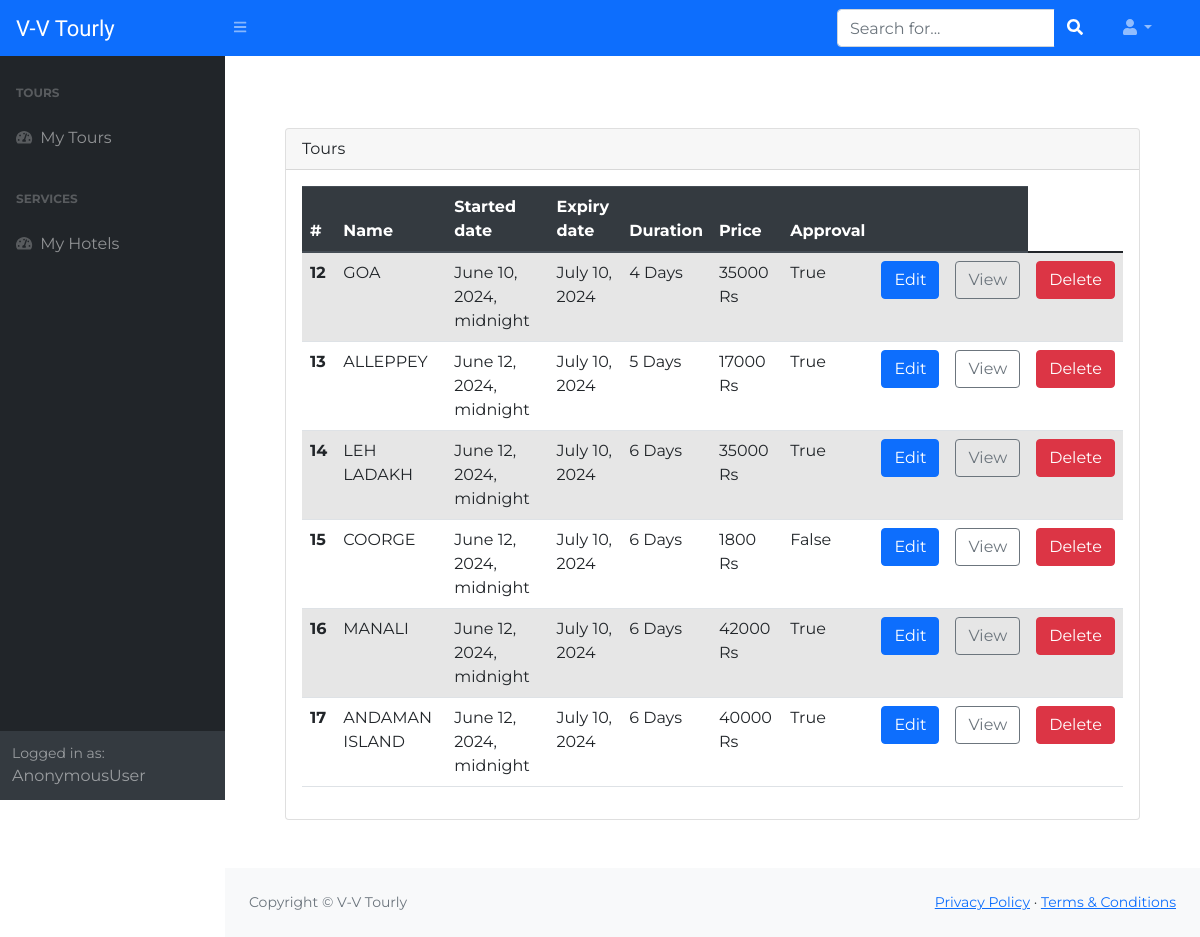
/tours_list, run on the app's committed database.
### web_tech_django/apps/blog/models.py (models this page shows, shortened)
class Tour(models.Model):
    name = models.CharField('Tour name', max_length=60)
    description = models.TextField('Tour description')
    started = models.DateTimeField('Started date')
    expiry = models.DateField('Expiry date', null=True)
    duration = models.IntegerField('Tour duration')
    price = models.IntegerField('Tour price')
    image = models.ImageField('Tour image', upload_to='tours/')
    approved = models.BooleanField('Approved', default=False)

### web_tech_django/apps/blog/views.py (the view)
# urls.py: path('tours_list', views.tours_list, name='tours_list'),
def tours_list(request):
    context = {'tours': Tour.objects.all()}
    return render(request, 'admin/tours_list.html', context)

### web_tech_django/templates/admin/tours_list.html (shortened to what this page needs)
{% extends 'admin/base_admin.html' %}
{% block content %}
    <div class="container">
        <div class="card">
            <div class="card-header">
                Tours
            </div>
            <div class="card-body">
                <table class="table table-hover table-striped">
                    <thead class="thead-dark">
                        <tr>
                            <th scope="col">#</th>
                              <th scope="col">Name</th>
                              <th scope="col">Started date</th>
                              <th scope="col">Expiry date</th>
                              <th scope="col">Duration</th>
                              <th scope="col">Price</th>
                              <th scope="col">Approval</th>
                              <th scope="col"></th>
                              <th scope="col"></th>
                        </tr>
                    </thead>
                    <tbody>
                    {% if tours %}
                        {% for tour in tours %}
                                <tr>
                                    <th scope="row">{{ tour.id }}</th>
                                    <td>{{ tour.name }}</td>
                                    <td>{{ tour.started }}</td>
                                    <td>{{ tour.expiry }}</td>
                                    <td>{{ tour.duration }} Days</td>
                                    <td>{{ tour.price }} Rs</td>
                                    <td>{{ tour.approved }} </td>
                                    <td><a href="{% url 'blog:tour_edit' id=tour.id %}" class="btn btn-primary">Edit</a></td>
                                    <td><a href="{% url 'blog:tour_detail' id=tour.id %}" class="btn btn-outline-secondary">View</a></td>
                                    <td><a href="{% url 'blog:tour_delete' id=tour.id %}" class="btn btn-danger">Delete</a></td>
                                </tr>
                        {% endfor %}
                    {% else %}
                        <div>Tours are not available!</div>
                    {% endif %}
                    </tbody>
                </table>
            </div>
        </div>
    </div>
{% endblock %}

### web_tech_django/static/blog/css/admin.css (style rules this page uses)
body { background-color: #fff; font-family: 'Montserrat', sans-serif; font-size: 16px; -webkit-transition: 0.5s; -o-transition: 0.5s; transition: 0.5s; }

### data on the page
Tour: id "12", name "GOA", started "June 10, 2024, midnight", expiry "July 10, 2024", duration "4", price "35000", approved "True"
Tour: id "13", name "ALLEPPEY", started "June 12, 2024, midnight", expiry "July 10, 2024", duration "5", price "17000", approved "True"
Tour: id "14", name "LEH LADAKH", started "June 12, 2024, midnight", expiry "July 10, 2024", duration "6", price "35000", approved "True"
Tour: id "15", name "COORGE", started "June 12, 2024, midnight", expiry "July 10, 2024", duration "6", price "1800", approved "False"
Tour: id "16", name "MANALI", started "June 12, 2024, midnight", expiry "July 10, 2024", duration "6", price "42000", approved "True"
Tour: id "17", name "ANDAMAN ISLAND", started "June 12, 2024, midnight", expiry "July 10, 2024", duration "6", price "40000", approved "True"

### other printed values
{{ user }} "AnonymousUser"
